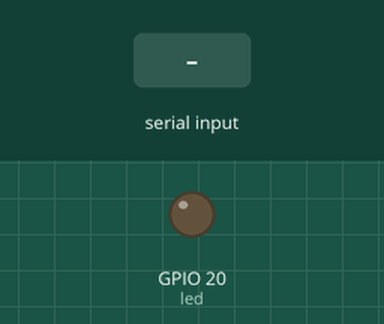
Simulated run of this program. Board: Raspberry Pi (BCM pin numbers). Parts: output pins drawn as LEDs (lit = HIGH). The inputs (shaded band) are chosen by the test bench. What the program prints to the terminal is not drawn.

Above: at 1.2 s.
1.3 s: "on" typed at the terminal, then Enter
At 2.5 s:
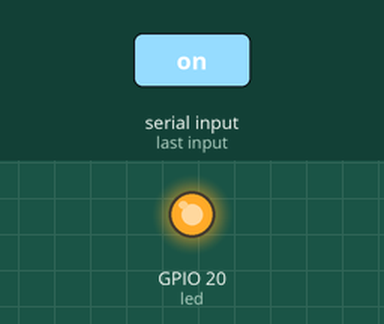
2.8 s: "off" typed at the terminal, then Enter
At 3.8 s:
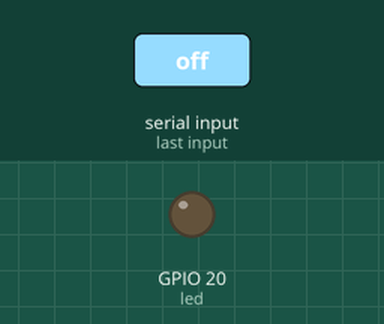
Timing chart, 0 to 5.8 s (numbered marks = the images above; inputs shaded):
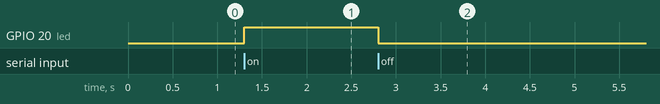

Measured:
- after the input at 1.3 s, GPIO 20 (led): LOW → HIGH at once
- after the input at 2.8 s, GPIO 20 (led): HIGH → LOW at once

The program:

led3.py
```python
from gpiozero import LED

led = LED(20)

while True:
    cmd = input('Nhập lệnh (on/off/exit): ').strip().lower()
    if cmd == 'on':
        led.on()
        print('LED đã BẬT')
    elif cmd == 'off':
        led.off()
        print('LED đã TẮT')
    elif cmd == 'exit':
        led.off()
        print('Thoát chương trình.')
        break
    else:
        print(f'Lệnh không hợp lệ: {cmd}')
```
